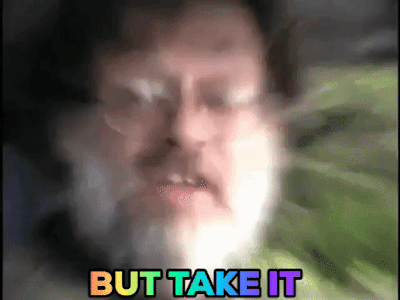
#> input picture gifs/take_it.gif, 400 x 300 px
$ python split_gif.py
#> lines starting #> are read from the running program, lines starting #| are printed output that depends on the picture
from PIL import Image
import os


path = input("Enter path to gif image:\n> ")
#> the answer given: ../gifs/take_it.gif
outdir = os.path.join(os.path.dirname(path), os.path.split(path)[-1] + "_frames")
if not os.path.exists(outdir):
    os.mkdir(outdir)

inp = "all" # input("Enter number of key frames to save:\n> ")
if inp == "all":
    with Image.open(path) as im:
#> im is the input picture: PIL image 400x300 P; mean R, G, B 102.2, 95.7, 86.2
        for i in range(im.n_frames):
            im.seek(i)
            im.save(os.path.join(outdir, '{}.png'.format(i)))
#> this loop made 27 passes
#> pass 2, `im.save(os.path.join(outdir, '{}.png'.format(i)))`:
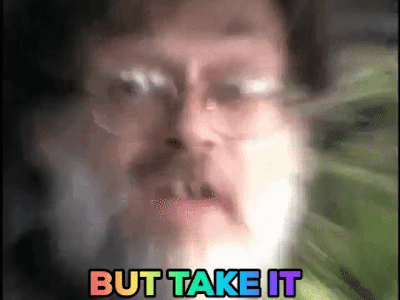
#> saved as 1.png: PIL image 400x300 RGB; mean R, G, B 111.5, 100.7, 92.2
#> after the loop:
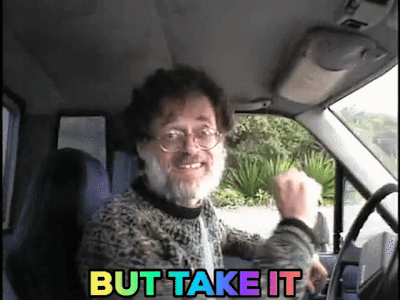
#> im: PIL image 400x300 RGB; mean R, G, B 88.6, 87.5, 84.6
else:
    num_key_frames = int(inp)
    with Image.open(path) as im:
        for i in range(num_key_frames):
            im.seek(im.n_frames // num_key_frames * i)
            im.save(os.path.join(outdir, '{}.png'.format(i)))

# C:\Users\stgeorge\Documents\terence\take_it.gif
